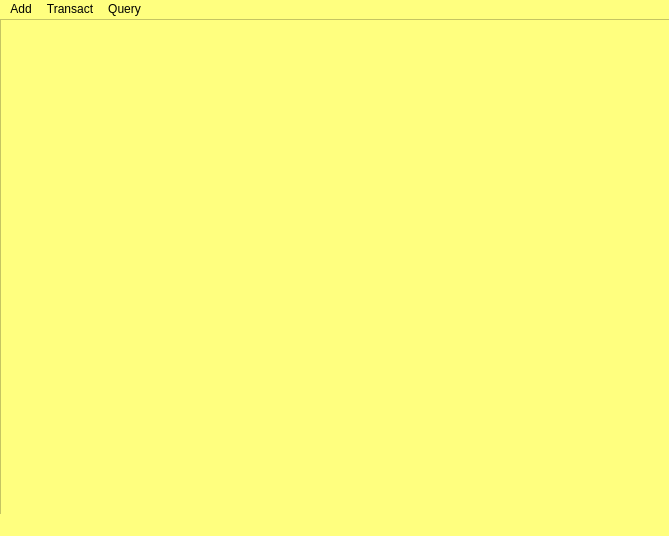
<?xml version="1.0" encoding="UTF-8"?>
<ui version="4.0">
 <class>MainWindow</class>
 <widget class="QMainWindow" name="MainWindow">
  <property name="geometry">
   <rect>
    <x>0</x>
    <y>0</y>
    <width>669</width>
    <height>536</height>
   </rect>
  </property>
  <property name="windowTitle">
   <string>MainWindow</string>
  </property>
  <property name="autoFillBackground">
   <bool>false</bool>
  </property>
  <property name="styleSheet">
   <string notr="true">background-color: rgb(255, 255, 127);</string>
  </property>
  <widget class="QWidget" name="centralwidget">
   <widget class="QGraphicsView" name="graphicsView">
    <property name="geometry">
     <rect>
      <x>0</x>
      <y>0</y>
      <width>671</width>
      <height>541</height>
     </rect>
    </property>
    <property name="styleSheet">
     <string notr="true">background-image: url(:/movie/movie.jpg);</string>
    </property>
   </widget>
  </widget>
  <widget class="QMenuBar" name="menubar">
   <property name="geometry">
    <rect>
     <x>0</x>
     <y>0</y>
     <width>669</width>
     <height>21</height>
    </rect>
   </property>
   <widget class="QMenu" name="menuAdd">
    <property name="title">
     <string>Add</string>
    </property>
    <addaction name="actionMovies"/>
    <addaction name="actionCodes"/>
   </widget>
   <widget class="QMenu" name="menuTransact">
    <property name="title">
     <string>Transact</string>
    </property>
   </widget>
   <widget class="QMenu" name="menuQuery">
    <property name="title">
     <string>Query</string>
    </property>
    <addaction name="actionlang"/>
    <addaction name="actionGenre"/>
    <addaction name="actionFormat"/>
    <addaction name="actionMov"/>
   </widget>
   <addaction name="menuAdd"/>
   <addaction name="menuTransact"/>
   <addaction name="menuQuery"/>
  </widget>
  <widget class="QStatusBar" name="statusbar"/>
  <action name="actionlang">
   <property name="text">
    <string>Languages</string>
   </property>
   <property name="font">
    <font>
     <pointsize>8</pointsize>
     <stylestrategy>PreferDefault</stylestrategy>
    </font>
   </property>
  </action>
  <action name="actionGenre">
   <property name="text">
    <string>Genre</string>
   </property>
   <property name="font">
    <font>
     <weight>50</weight>
     <bold>false</bold>
    </font>
   </property>
  </action>
  <action name="actionFormat">
   <property name="text">
    <string>Format</string>
   </property>
  </action>
  <action name="actionMovies">
   <property name="text">
    <string>Movies</string>
   </property>
  </action>
  <action name="actionCodes">
   <property name="text">
    <string>Codes</string>
   </property>
  </action>
  <action name="actionMov">
   <property name="text">
    <string>Movies - Basic Query</string>
   </property>
  </action>
 </widget>
 <resources>
  <include location="movie.qrc"/>
 </resources>
 <connections/>
</ui>
